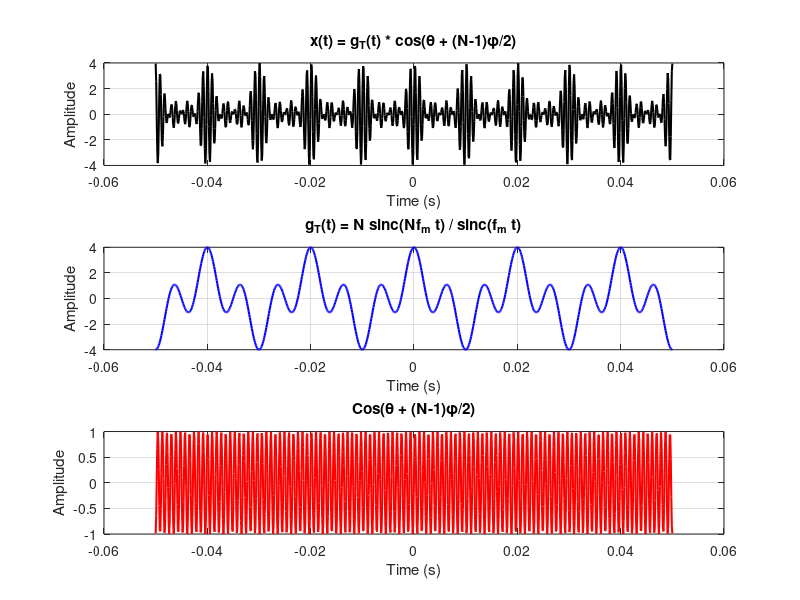

This figure's MATLAB source:
clear all;
close all;
clc;

% Zaman vektörü
t = linspace(-0.05, 0.05, 1000);  % saniye

% Parametreler
N = 4;
f_c = 1000 ;
f_m = 100; % Hz cinsinden, mesaj band genişliği
beta = 30 ;
theta = 2*pi*f_c*t+2*pi*f_m*t.^2+beta;           % Faz başlangıcı
phi = 2*pi*f_m*t;          % Açı farkı

% Sinc fonksiyonu (pi'li tanım)
sinc_func = @(x) sin(pi*x) ./ (pi*x);
%sinc_func(0) = 1; % tanımsızlık için düzeltme

% g_T(t): Pulse shaping zarfı
g_T = N * sinc_func(N * f_m * t) ./ sinc_func(f_m * t);

% Cos bileşeni
cos_component = cos(theta + (N-1)*phi/2) .* ones(size(t)); % sabit bir değer

% x(t): toplam sinyal
x_t = g_T .* cos_component;

% Grafikler
figure;

subplot(3,1,1);
plot(t, x_t, 'k', 'LineWidth', 1.5);
title('x(t) = g_T(t) * cos(\theta + (N-1)\phi/2)');
xlabel('Time (s)'); ylabel('Amplitude');
grid on;

subplot(3,1,2);
plot(t, g_T, 'b', 'LineWidth', 1.5);
title('g_T(t) = N sinc(Nf_m t) / sinc(f_m t)');
xlabel('Time (s)'); ylabel('Amplitude');
grid on;

subplot(3,1,3);
plot(t, cos_component, 'r', 'LineWidth', 1.5);
title('Cos(\theta + (N-1)\phi/2)');
xlabel('Time (s)'); ylabel('Amplitude');
grid on;


